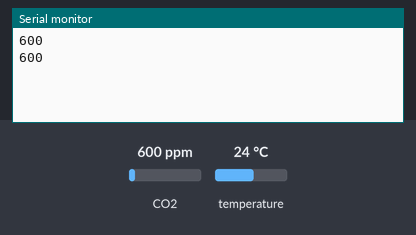
The sketch below on a simulated Arduino Uno, built with avr-gcc and run on an emulated ATmega328P. On the bench: the last lines printed to the serial monitor. The inputs (shaded band) are chosen by the test bench; at power-on: CO2 600 ppm, temperature 24 °C.

Above: at 4.8 s.
4.9 s: CO2 set to 452 ppm
At 6.8 s:
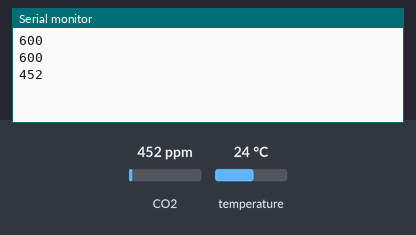
7.9 s: CO2 set to 1050 ppm
At 9.1 s:
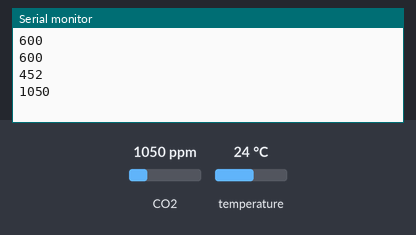
Timing chart, 0 to 10.9 s (numbered marks = the images above; inputs shaded):
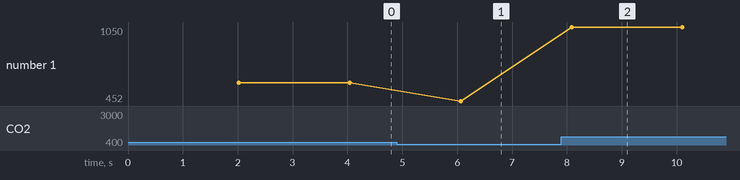

Measured:
- after the input at 4.9 s, the serial monitor: prints a new line after 1.2 s (image 1)
- after the input at 7.9 s, the serial monitor: prints a new line after 0.18 s (image 2)
- plotted number 1: 600 → 452 after the input at 4.9 s, 452 → 1050 after the input at 7.9 s

The sketch:

medidor_co2-test_1.ino
```cpp
/*
 * Primera prueba del medidor CO2, copy paste de
 * https://javiergarciaescobedo.es/arduino/526-sensor-de-co2-mhz19-con-arduino
 * menos LCD
 */

#include <MHZ19.h>
#include <SoftwareSerial.h>

// Pin RX Arduino conectado al pin TX del MHZ19
#define RX_PIN 7
// Pin TX Arduino conectado al pin RX del MHZ19
#define TX_PIN 6

// Objeto para sensor MHZ19
MHZ19 myMHZ19;
// Serial requerido por el MHZ19
SoftwareSerial mySerial(RX_PIN, TX_PIN);

// Contador para temporizar las mediciones
unsigned long timer = 0;

void setup() {
  Serial.begin(9600);
  mySerial.begin(9600);
  myMHZ19.begin(mySerial);
  // Turn auto calibration ON (OFF autoCalibration(false))
  myMHZ19.autoCalibration();
}

void loop() {
  // Tomar mediciones cada 2 segundos
  if (millis() - timer >= 2000) {

    // Obtener la medición de CO2 actual como ppm
    int nivelCO2 = myMHZ19.getCO2();

    // Mostrar el nivel de CO2 en el monitor serie
    //Serial.print("CO2 (ppm): ");
    Serial.println(nivelCO2);


    // Obtener la temperatura actual en grados Celsius
    int8_t temperatura = myMHZ19.getTemperature();

    //Serial.print("\t");
    // Mostrar la temperatura en el monitor serie
    //Serial.print("Temperatura (C): ");
    //Serial.println(temperatura);

    // Almacenar una referencia al momento actual para controlar tiempo transcurrido
    timer = millis();
  }
}
```
